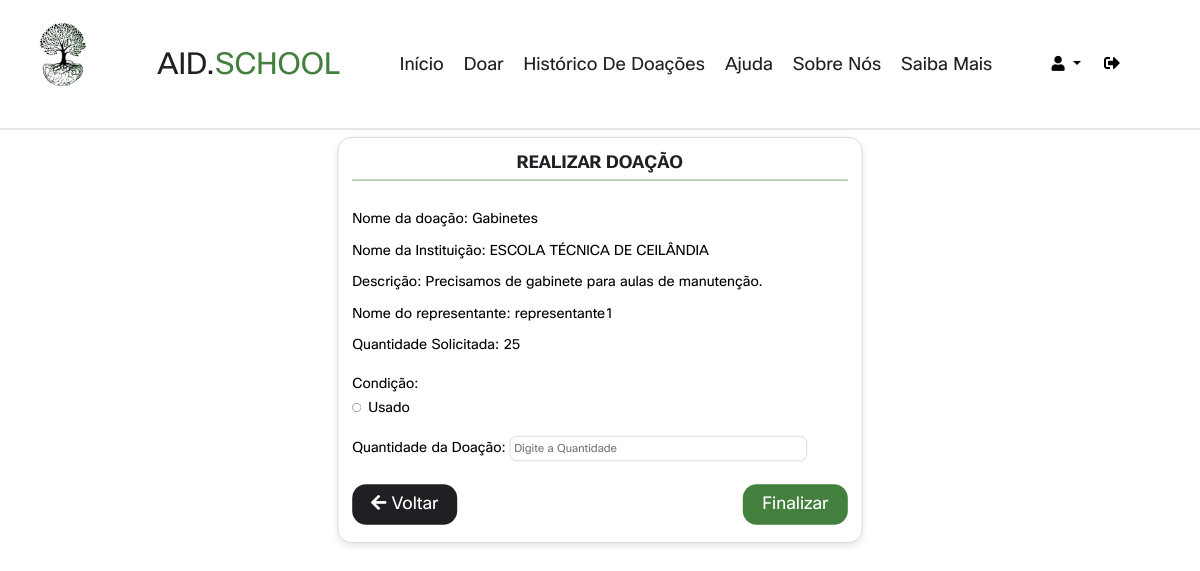
Screenshot of /VIEW/FazerDoacao.php?id=1 (signed in) with the database file from the repository.
### tables this page shows
CREATE TABLE IF NOT EXISTS `pedido` (
  `idpedido` INT(10) NOT NULL AUTO_INCREMENT,
  `nomepedido` VARCHAR(45) NOT NULL,
  `descricaopedido` VARCHAR(120) NOT NULL,
  `condicao` VARCHAR(60) NOT NULL,
  `status` INT NOT NULL DEFAULT 1 COMMENT '1==PENDENTE\n2==EM ANDAMENTO\n3==CONCLUIDO',
  `datapedido` TIMESTAMP NOT NULL DEFAULT CURRENT_TIMESTAMP() ON UPDATE CURRENT_TIMESTAMP(),
  `quantidadepedido` VARCHAR(45) NOT NULL,
  `idinstituto` INT(10) NOT NULL,
  `idrepresentante` INT(11) NOT NULL,
  PRIMARY KEY (`idpedido`),
  INDEX `fk_pedido_Instituto1_idx` (`idinstituto` ASC),
  INDEX `fk_pedido_representante1_idx` (`idrepresentante` ASC),
  CONSTRAINT `fk_pedido_Instituto1`
    FOREIGN KEY (`idinstituto`)
    REFERENCES `instituto` (`idinstituto`)
    ON DELETE CASCADE
    ON UPDATE CASCADE,
  CONSTRAINT `fk_pedido_representante1`
    FOREIGN KEY (`idrepresentante`)
    REFERENCES `representante` (`idrepresentante`)
    ON DELETE CASCADE
    ON UPDATE CASCADE);

CREATE TABLE IF NOT EXISTS `instituto` (
  `idinstituto` INT(10) NOT NULL AUTO_INCREMENT,
  `nomeinstituto` VARCHAR(60) NOT NULL,
  `emailinstituto` VARCHAR(60) NOT NULL,
  `telefoneinstituto` VARCHAR(60) NOT NULL,
  `enderecoinstituto` VARCHAR(60) NOT NULL,
  PRIMARY KEY (`idinstituto`));

CREATE TABLE IF NOT EXISTS `representante` (
  `idrepresentante` INT(11) NOT NULL AUTO_INCREMENT,
  `nomerep` VARCHAR(60) NOT NULL,
  `cpfrep` VARCHAR(60) NOT NULL,
  `rgrep` VARCHAR(60) NOT NULL,
  `dtnascrep` DATE NOT NULL,
  `enderecorep` VARCHAR(60) NOT NULL,
  `emailrep` VARCHAR(60) NOT NULL,
  `telefonerep` VARCHAR(60) NOT NULL,
  `sexo` VARCHAR(60) NOT NULL,
  `idinstituto` INT(10) NOT NULL,
  `idusuario` INT(10) NOT NULL,
  PRIMARY KEY (`idrepresentante`),
  UNIQUE INDEX `matricula_UNIQUE` (`idrepresentante` ASC),
  UNIQUE INDEX `RG_UNIQUE` (`rgrep` ASC),
  UNIQUE INDEX `CPF_UNIQUE` (`cpfrep` ASC),
  INDEX `fk_representante_Instituto1_idx` (`idinstituto` ASC),
  INDEX `fk_representante_usuario1_idx` (`idusuario` ASC),
  CONSTRAINT `fk_representante_Instituto1`
    FOREIGN KEY (`idinstituto`)
    REFERENCES `instituto` (`idinstituto`)
    ON DELETE CASCADE
    ON UPDATE CASCADE,
  CONSTRAINT `fk_representante_usuario1`
    FOREIGN KEY (`idusuario`)
    REFERENCES `usuario` (`idusuario`)
    ON DELETE CASCADE
    ON UPDATE CASCADE);

### DAO/InstitutoDAO.php (called while the page is built, shortened)
<?php
require_once 'CONEXAO/CONEXAO.php';
class InstitutoDAO {
    public $pdo = null;
    public function __construct() {
        $this->pdo = Conexao::getInstance();
    }
    public function PesquisarUmRegistro($idinstituto) {
        try {
            $sql = "select * from instituto where idinstituto = ?;";
            $execucao = $this->pdo->prepare($sql);
            $execucao->bindValue(1, $idinstituto);
            $execucao->execute();
            $pesquisa = $execucao->fetch(PDO::FETCH_ASSOC);
            return $pesquisa;
        } catch (PDOException $exc) {
            echo $exc->getMessage();
        }
    }
}

### DAO/CONEXAO/CONEXAO.php (called while the page is built)
<?php
abstract class CONEXAO {
    private static $instance;
    public static function getInstance() {
        try {
            if (!isset(self::$instance)) {
                self::$instance = new PDO("mysql:host=localhost;dbname=dbdoar;charset=UTF8", "root", "");
                self::$instance->setAttribute(PDO::ATTR_ERRMODE, PDO::ERRMODE_EXCEPTION);
            }
            return self::$instance;
        } catch (PDOException $exc) {
            echo "Erro ao conectar o banco de dados :" . $exc->getMessage();
        }
    }
}
?>

### DAO/RepresentanteDAO.php (called while the page is built, shortened)
<?php
require_once 'CONEXAO/CONEXAO.php';
class RepresentanteDAO {
    public $pdo = null;
    public function __construct() {
        $this->pdo = Conexao::getInstance();
    }
    public function PesquisarUmRegistro($idrepresentante) {
        try {
            $sql = "SELECT * FROM representante WHERE idrepresentante = ?;";
            $execucao = $this->pdo->prepare($sql);
            $execucao->bindValue(1, $idrepresentante);
            $execucao->execute();
            $pesquisa = $execucao->fetch(PDO::FETCH_ASSOC);
            return $pesquisa;
        } catch (PDOException $exc) {
            echo $exc->getMessage();
        }
    }
}

### DAO/DoadorDAO.php (called while the page is built, shortened)
<?php
require_once 'CONEXAO/CONEXAO.php';
class DoadorDAO
{
    public $pdo = null;
    public function __construct()
    {
        $this->pdo = Conexao::getInstance();
    }
    public function Pesquisarpedidodoador($idpedido, $idusuario)
    {
        try {
            $sql = "SELECT * FROM pedido as p, doador as d where p.idpedido = ? and d.idusuario = ?;";
            $execucao = $this->pdo->prepare($sql);
            $execucao->bindValue(1, $idpedido);
            $execucao->bindValue(2, $idusuario);
            $execucao->execute();
            $pesquisa = $execucao->fetch(PDO::FETCH_ASSOC);
            return $pesquisa;
        } catch (PDOException $exc) {
            echo $exc->getMessage();
        }
    }
}

### VIEW/FazerDoacao.php (the view, shortened to what this page needs)
<?php
require_once '../DAO/DoadorDAO.php';
require_once '../DAO/RepresentanteDAO.php';
require_once '../DAO/InstitutoDAO.php';
?>
<!DOCTYPE html>
<html lang="pt-br">
<head>
    <link rel="stylesheet" href="https://cdnjs.cloudflare.com/ajax/libs/font-awesome/6.0.0/css/all.min.css">
    <link rel="stylesheet" href="https://cdnjs.cloudflare.com/ajax/libs/font-awesome/5.15.3/css/all.min.css" />
    <link rel="stylesheet" href="https://cdnjs.cloudflare.com/ajax/libs/bootstrap/4.6.1/css/bootstrap.min.css">
    <link rel="stylesheet" href="https://cdn.jsdelivr.net/npm/bootstrap@4.6.2/dist/css/bootstrap.min.css">
    <link rel="stylesheet" href="../CSS/CadastroDoacao.css">
    <link rel="stylesheet" href="../CSS/footer-doador.css">
    <link rel="stylesheet" href="../CSS/NavbarperfilDoador.css">
</head>
<body>
    <?php
    include '../VIEW/NavbarperfilDoador.php';
    ?>
    <?php
    $usuario = $_SESSION["idusuario"];
    $id = $_GET["id"];
    $DoadorDAO = new DoadorDAO();
    $pesquisa = $DoadorDAO->Pesquisarpedidodoador($id, $usuario);
    $RepresentanteDAO = new RepresentanteDAO();
    $pesquisaRep = $RepresentanteDAO->PesquisarUmRegistro($pesquisa["idrepresentante"]);
    $InstitutoDAO = new InstitutoDAO();
    $pesquisainst = $InstitutoDAO->PesquisarUmRegistro($pesquisa["idinstituto"]);
    ?>
    <div class="form-container">
        <h2 class="form-title">Realizar Doação</h2>
        <form action="../CONTROLLER/CadastroDoacaoController.php" method="post">
            <div class="form-group2">
                <label>Nome da doação:
                    <?php echo $pesquisa["nomepedido"] ?>
                </label>
            </div>
            <div class="form-group2">
                <label>Nome da Instituição:
                    <?php echo $pesquisainst["nomeinstituto"] ?>
                </label>
            </div>
            <div class="form-group2">
                <label>Descrição:
                    <?php echo $pesquisa["descricaopedido"] ?>
                </label>
            </div>
            <div class="form-group2">
                <label>Nome do representante:
                    <?php echo $pesquisaRep["nomerep"] ?>
                </label>
            </div>
            <div class="form-group">
                <label>Quantidade Solicitada:
                    <?php echo $pesquisa["quantidadepedido"] ?>
                </label>
            </div>
            <div class="form-group">
                <label>Condição:</label>
                <?php $MyArray = explode(", ", $pesquisa["condicao"]);
                foreach ($MyArray as $Cond) {
                    echo "<br><input type='radio' name='condicao[]' id='$Cond' value='$Cond' class='checkbox-option'><label for='$Cond' > $Cond </label>";
                }
                ?>
            </div>
            <div class="form-group">
                <label>Quantidade da Doação:</label>
                <input type="number" min="1" max="<?php echo $pesquisa["quantidadepedido"] ?>" name="quantidadeDoacao"
                    placeholder="Digite a Quantidade">
            </div>
            <a href="ListarPedidoDoador.php" class="left-button">
                <i class="fas fa-arrow-left"></i> Voltar
            </a>
            <input type="submit" class="right-button" value="Finalizar">
        </form>
    </div>
</body>
</html>

### CSS/CadastroDoacao.css (style rules this page uses)
:root { --COR1:#43803E; --COR2:#6BCC62; --COR3:#145a0e; --COR4:#338b5f; --COR7:#1F2024; --COR8:#ffffff; --COR10:#e7e7e7; --COR11:#024059; --COR12:#026873; --COR13:#0CABA8; --COR14:#015958; --font-Opensans: Open Sans, sans-serif; --font-Cisco-bold: font-CiscoSans; --font-Cisco-regular: font-CiscoSans2; --border:.2rem solid rgba(0,0,0,.1); --box-shadow:0 .5rem 1rem rgba(0,0,0,.1); }
.left-button { float: left; margin-right: 10px; background-color: var(--COR7); border: none; color: var(--COR8); padding: 10px 20px; text-align: center; text-decoration: none; display: inline-block; font-size: 25px; border-radius: 20px; transition: background-color 0.3s ease; margin-top: 0px; width: 150px; }
.right-button { float: right; margin-left: 10px; }
body { background-color: white; }
.form-container { background-color: white; display: fixed; width: 750px; font-size: 20px; margin: 0 auto; margin-top: 50px; border: 1px solid #ccc; box-shadow: var(--box-shadow); padding: 20px; border-radius: 20px; height: 580px; color: black; transform: scale(0.70); }
.form-title { color: var(--COR7); font-size: 25px; text-align: center; font-weight: bold; font-family: var(--font-Cisco-bold); margin-bottom: 20px; border-bottom: 1px solid var(--COR1); padding-bottom: 10px; margin-bottom: 40px; text-transform: uppercase; }
.form-group { margin-bottom: 20px; }
.form-group2 { margin-bottom: 10px; }
.right-button { float: right; margin-left: 10px; background-color: var(--COR1); border: none; color: var(--COR8); padding: 10px 20px; text-align: center; text-decoration: none; display: inline-block; font-size: 25px; border-radius: 20px; transition: background-color 0.3s ease; margin-top: 0px; width: 150px; }
.form-group input[type="number"] { width: 60%; font-size: 16px; padding: 5px; border-radius: 10px; border: 1px solid #ccc; outline: none; margin-bottom: 13px; margin-right: 10px; color: black; }
.form-group input[type="radio"] { color: black; margin-left: 0px; margin-right: 10px; }

### CSS/footer-doador.css (style rules this page uses)
:root { --cor1: #038C5A; --cor2: #6E6875; --cor3: #E5DAF5; --cor4: #323036; --cor5: #CDC3DB; --corback: #1F2024; --font-menu: Nunito; }
body { line-height: 1.5; font-family: 'Poppins', sans-serif; }
* { margin:0; padding:0; box-sizing: border-box; }

### CSS/NavbarperfilDoador.css (style rules this page uses)
:root { --COR1: #43803E; --COR2: #6BCC62; --COR3: #145a0e; --COR4: #338b5f; --COR7: #1F2024; --COR8: #ffffff; --COR10: #e7e7e7; --COR11: #024059; --COR12: #026873; --COR13: #0CABA8; --COR14: #015958; --COR15: #F28157; --COR16: #DB8244; --COR17: #FF9A75; --COR18: #BF6545; --font-Opensans: Open Sans, sans-serif; --font-Cisco-bold: font-CiscoSans; --font-Cisco-regular: font-CiscoSans2; --border: .2rem solid rgba(0, 0, 0, .1); --box-shadow: 0 .5rem 1rem rgba(0, 0, 0, .1); }
* { font-family: var(--font-Cisco-regular); margin: 0; padding: 0; box-sizing: border-box; outline: none; border: none; text-decoration: none !important; }
html { font-size: 62.5%; overflow-x: hidden; scroll-behavior: smooth; scroll-padding-top: 6.5rem; }

### rows the page displays
pedido: nomepedido "Gabinetes", descricaopedido "Precisamos de gabinete para aulas de manutenção.", quantidadepedido "25", condicao "Usado"
instituto: nomeinstituto "ESCOLA TÉCNICA DE CEILÂNDIA"
representante: nomerep "representante1"
